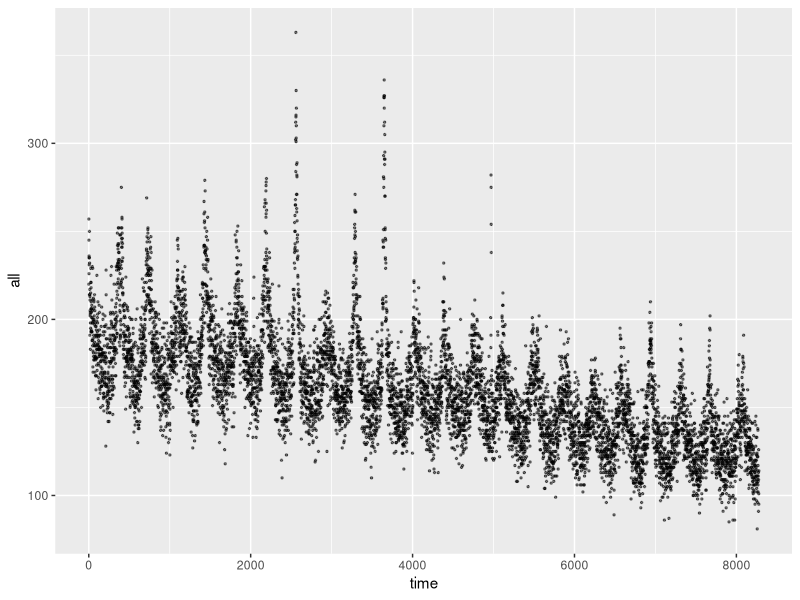
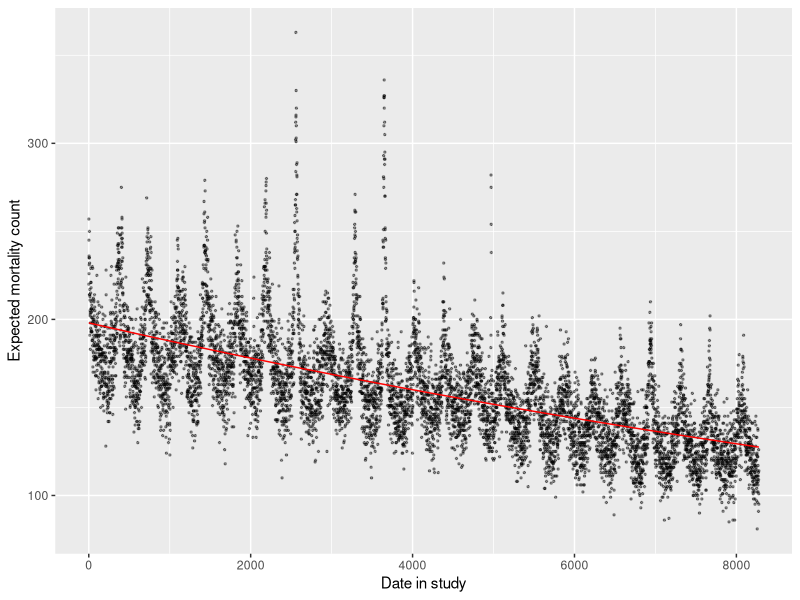
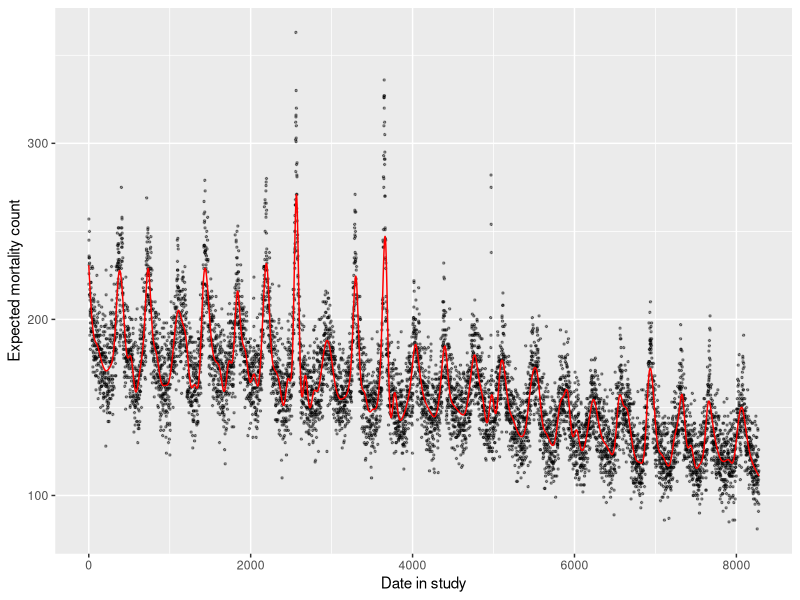
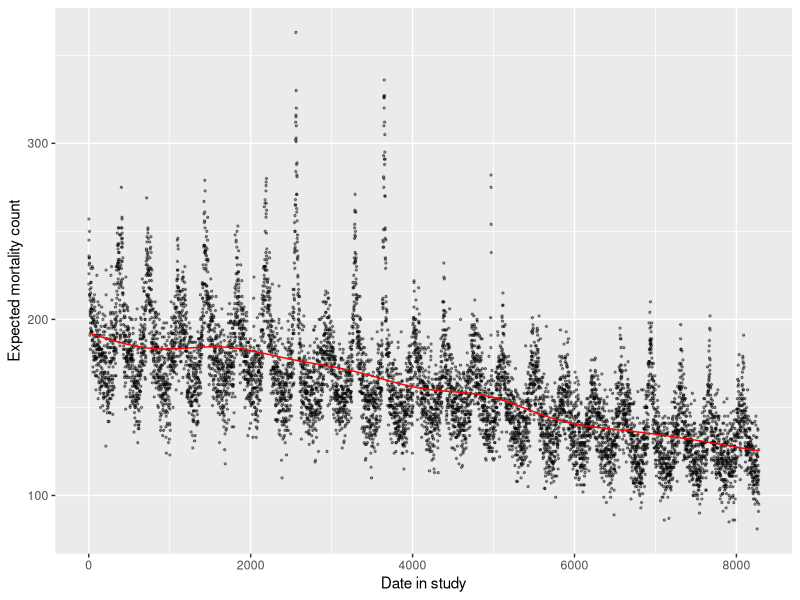
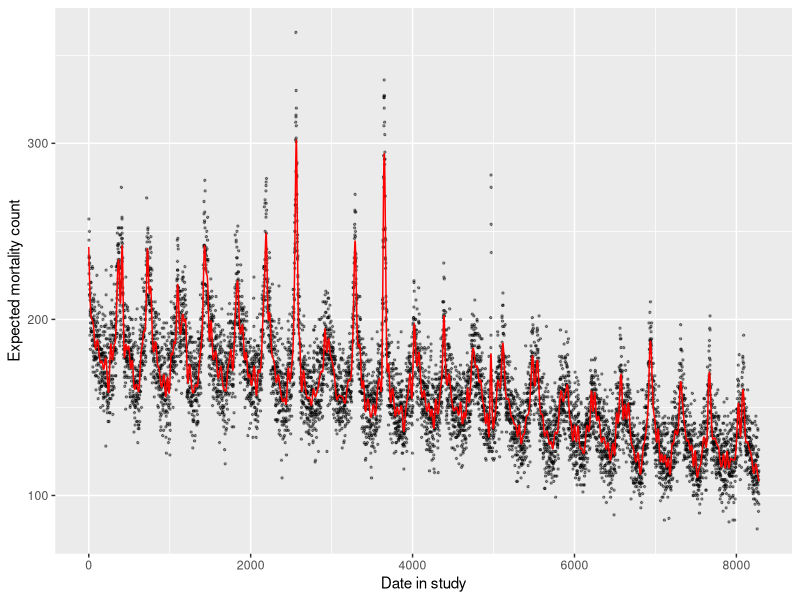
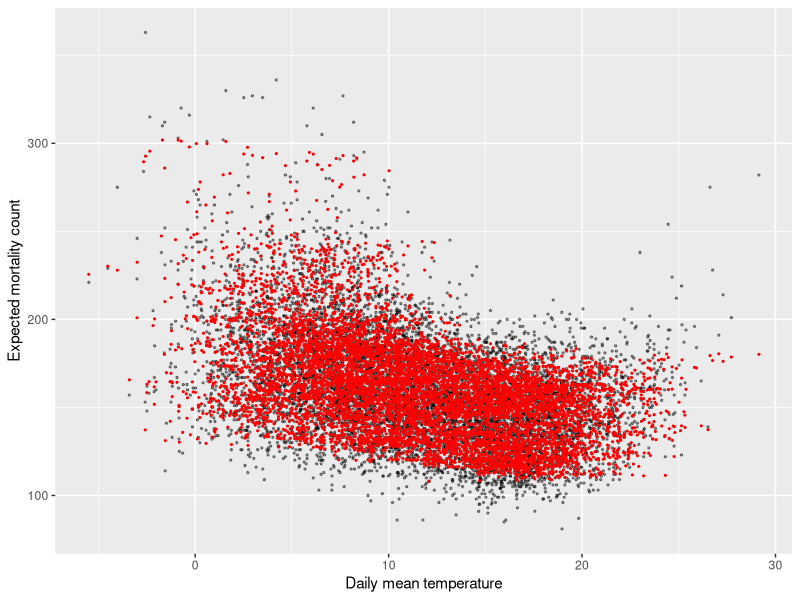

Recreate these plots in R, in order.
## ---- chunk 1
# Load some packages that will likely be useful
library(tidyverse)
library(viridis)
library(lubridate)
library(broom)

# Load and clean the data
obs <- read_csv("data/lndn_obs.csv") %>% 
  mutate(dow = wday(date, label = TRUE))
## ---- chunk 2
class(obs$date)
## ---- chunk 3
obs$date[1]
as.numeric(obs$date[1]) 
## ---- chunk 4
obs$date[2]
as.numeric(obs$date[2])
## ---- chunk 5
obs <- obs %>% 
  mutate(time = as.numeric(date) - first(as.numeric(date)))

obs %>% 
  select(date, time)
## ---- chunk 6
ggplot(obs, 
       aes(x = time, y = all)) +
  geom_point(size = 0.5, alpha = 0.5)
## ---- chunk 7
mod_time <- glm(all ~ time, 
                data = obs, family = "quasipoisson")
## ---- chunk 8
mod_time %>% 
  augment() %>% 
  ggplot(aes(x = time)) + 
  geom_point(aes(y = all), alpha = 0.4, size = 0.5) + 
  geom_line(aes(y = exp(.fitted)), color = "red") + 
  labs(x = "Date in study", y = "Expected mortality count") 
## ---- chunk 9
library(splines)
mod_time_nonlin <- glm(all ~ ns(time, df = 158), 
                       data = obs, family = "quasipoisson")
## ---- chunk 10
mod_time_nonlin %>% 
  augment() %>% 
  mutate(time = obs$time) %>% 
  ggplot(aes(x = time)) + 
  geom_point(aes(y = all), alpha = 0.4, size = 0.5) + 
  geom_line(aes(y = exp(.fitted)), color = "red") + 
  labs(x = "Date in study", y = "Expected mortality count") 
## ---- chunk 11
# A model with many less d.f. for the time spline
mod_time_nonlin_lowdf <- glm(all ~ ns(time, df = 10), 
                             data = obs, family = "quasipoisson")
mod_time_nonlin_lowdf %>% 
  augment() %>% 
  mutate(time = obs$time) %>% 
  ggplot(aes(x = time)) + 
  geom_point(aes(y = all), alpha = 0.4, size = 0.5) + 
  geom_line(aes(y = exp(.fitted)), color = "red") + 
  labs(x = "Date in study", y = "Expected mortality count") 
## ---- chunk 12
# A model with many more d.f. for the time spline
# (Takes a little while to run)
mod_time_nonlin_highdf <- glm(all ~ ns(time, df = 400), 
                             data = obs, family = "quasipoisson")
mod_time_nonlin_highdf %>% 
  augment() %>% 
  mutate(time = obs$time) %>% 
  ggplot(aes(x = time)) + 
  geom_point(aes(y = all), alpha = 0.4, size = 0.5) + 
  geom_line(aes(y = exp(.fitted)), color = "red") + 
  labs(x = "Date in study", y = "Expected mortality count") 
## ---- chunk 13
mod_time_nonlin_lowdf %>% 
  tidy()
## ---- chunk 14
mod_ctrl_dow <- glm(all ~ tmean + factor(dow, ordered = FALSE), 
                    data = obs, family = "quasipoisson")
## ---- chunk 15
mod_ctrl_dow_time <- glm(all ~ tmean + factor(dow, ordered = FALSE) +
                           ns(time, df = 158), 
                         data = obs, family = "quasipoisson")
## ---- chunk 16
mod_ctrl_dow %>% 
  tidy() %>% 
  filter(term == "tmean")
## ---- chunk 17
mod_ctrl_dow_time %>% 
  tidy() %>% 
  filter(term == "tmean")
## ---- chunk 18
mod_ctrl_nl_temp <- glm(all ~ ns(tmean, 4) + factor(dow, ordered = FALSE) +
                          ns(time, df = 158), 
                        data = obs, family = "quasipoisson")
## ---- chunk 19
mod_time_nonlin_highdf %>% 
  augment() %>% 
  mutate(tmean = obs$tmean) %>% 
  ggplot(aes(x = tmean)) + 
  geom_point(aes(y = all), alpha = 0.4, size = 0.5) + 
  geom_point(aes(y = exp(.fitted)), color = "red",  size = 0.4) + 
  labs(x = "Daily mean temperature", y = "Expected mortality count") 
